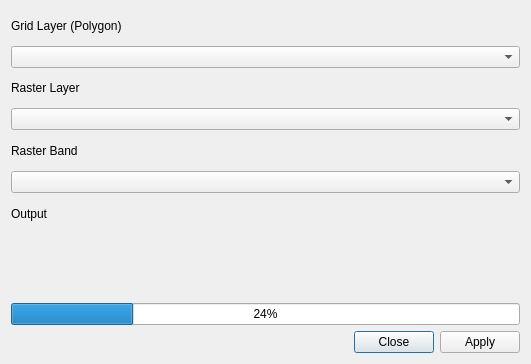
<?xml version="1.0" encoding="UTF-8"?>
<ui version="4.0">
 <class>urscape_raster_form</class>
 <widget class="QDialog" name="urscape_raster_form">
  <property name="windowModality">
   <enum>Qt::ApplicationModal</enum>
  </property>
  <property name="enabled">
   <bool>true</bool>
  </property>
  <property name="geometry">
   <rect>
    <x>0</x>
    <y>0</y>
    <width>531</width>
    <height>364</height>
   </rect>
  </property>
  <property name="mouseTracking">
   <bool>false</bool>
  </property>
  <property name="windowTitle">
   <string>Raster Value to Grid</string>
  </property>
  <layout class="QVBoxLayout" name="verticalLayout">
   <item>
    <layout class="QGridLayout" name="gridLayout">
     <item row="1" column="0" colspan="2">
      <widget class="QgsMapLayerComboBox" name="CboGrid">
       <property name="showCrs" stdset="0">
        <bool>true</bool>
       </property>
      </widget>
     </item>
     <item row="9" column="0" colspan="2">
      <widget class="QProgressBar" name="status">
       <property name="value">
        <number>24</number>
       </property>
      </widget>
     </item>
     <item row="6" column="0" colspan="2">
      <widget class="QLabel" name="LblOutput">
       <property name="text">
        <string>Output</string>
       </property>
      </widget>
     </item>
     <item row="2" column="0" colspan="2">
      <widget class="QLabel" name="LblRaster">
       <property name="text">
        <string>Raster Layer</string>
       </property>
      </widget>
     </item>
     <item row="3" column="0" colspan="2">
      <widget class="QgsMapLayerComboBox" name="CboRaster">
       <property name="showCrs" stdset="0">
        <bool>true</bool>
       </property>
      </widget>
     </item>
     <item row="0" column="0" colspan="2">
      <widget class="QLabel" name="LblGridLayer">
       <property name="text">
        <string>Grid Layer (Polygon)</string>
       </property>
      </widget>
     </item>
     <item row="8" column="0" colspan="2">
      <widget class="QLabel" name="LblStatus">
       <property name="text">
        <string/>
       </property>
      </widget>
     </item>
     <item row="7" column="0" colspan="2">
      <widget class="QgsFileWidget" name="output_file_name" native="true"/>
     </item>
     <item row="5" column="0" colspan="2">
      <widget class="QgsRasterBandComboBox" name="CboBand"/>
     </item>
     <item row="4" column="0" colspan="2">
      <widget class="QLabel" name="LblBand">
       <property name="text">
        <string>Raster Band</string>
       </property>
      </widget>
     </item>
    </layout>
   </item>
   <item>
    <widget class="QDialogButtonBox" name="BtnApplyClose">
     <property name="standardButtons">
      <set>QDialogButtonBox::Apply|QDialogButtonBox::Close</set>
     </property>
    </widget>
   </item>
  </layout>
 </widget>
 <customwidgets>
  <customwidget>
   <class>QgsFileWidget</class>
   <extends>QWidget</extends>
   <header>qgsfilewidget.h</header>
  </customwidget>
  <customwidget>
   <class>QgsMapLayerComboBox</class>
   <extends>QComboBox</extends>
   <header>qgsmaplayercombobox.h</header>
  </customwidget>
  <customwidget>
   <class>QgsRasterBandComboBox</class>
   <extends>QComboBox</extends>
   <header>qgsrasterbandcombobox.h</header>
  </customwidget>
 </customwidgets>
 <resources/>
 <connections>
  <connection>
   <sender>BtnApplyClose</sender>
   <signal>accepted()</signal>
   <receiver>urscape_raster_form</receiver>
   <slot>accept()</slot>
   <hints>
    <hint type="sourcelabel">
     <x>251</x>
     <y>272</y>
    </hint>
    <hint type="destinationlabel">
     <x>169</x>
     <y>143</y>
    </hint>
   </hints>
  </connection>
  <connection>
   <sender>BtnApplyClose</sender>
   <signal>rejected()</signal>
   <receiver>urscape_raster_form</receiver>
   <slot>reject()</slot>
   <hints>
    <hint type="sourcelabel">
     <x>251</x>
     <y>272</y>
    </hint>
    <hint type="destinationlabel">
     <x>169</x>
     <y>143</y>
    </hint>
   </hints>
  </connection>
 </connections>
</ui>
